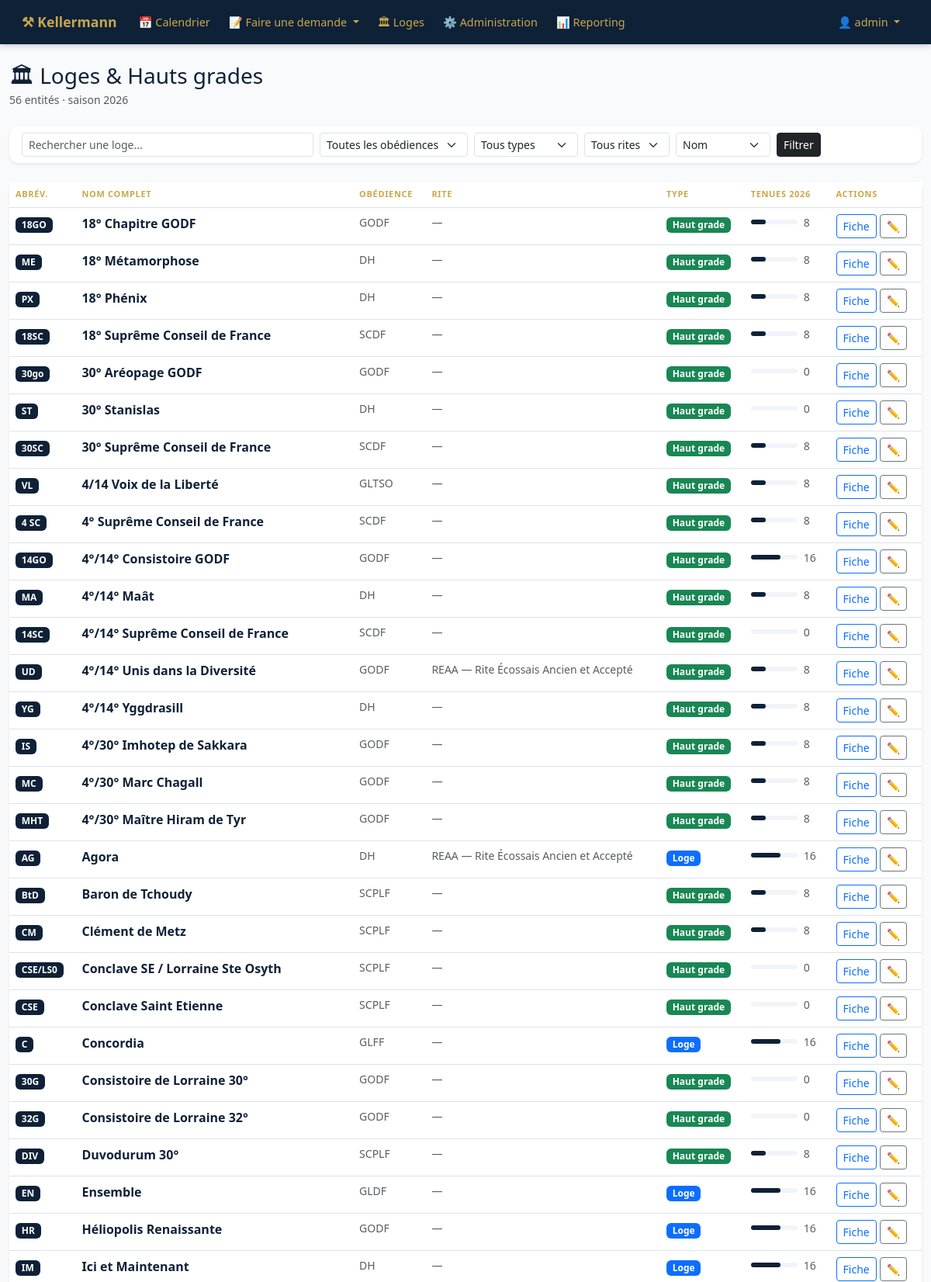
Page /loges/ (signed in, upper part) on the committed database.
### temple_project/apps/loges/models.py (models this page shows, shortened)
class Loge(models.Model):
    TYPE_CHOICES = [
        ("loge",       "Loge"),
        ("haut_grade", "Haut Grade"),
    ]
    RITE_CHOICES = [
        ("reaa",  "REAA — Rite Écossais Ancien et Accepté"),
        ("rer",   "RER — Rite Écossais Rectifié"),
        ("rf",    "RF — Rite Français"),
        ("rem",   "REM — Rite Écossais Moderne"),
        ("dh",    "DH — Droit Humain"),
        ("mem",   "MEM — Memphis-Misraïm"),
        ("autre", "Autre"),
    ]
    nom                   = models.CharField(max_length=200)
    abreviation           = models.CharField(max_length=20, blank=True)
    obedience             = models.ForeignKey(Obedience, on_delete=models.PROTECT, related_name="loges")
    type_loge             = models.CharField(max_length=20, choices=TYPE_CHOICES, default="loge")
    rite                  = models.CharField(max_length=10, choices=RITE_CHOICES, blank=True, default="")
    email                 = models.EmailField(blank=True)
    effectif_total        = models.PositiveIntegerField(default=0)
    effectif_moyen_agapes = models.PositiveIntegerField(default=0)
    actif                 = models.BooleanField(default=True)
    created_at            = models.DateTimeField(auto_now_add=True)
    class Meta:
        verbose_name = "Loge"
        verbose_name_plural = "Loges"
        ordering = ["nom"]

class Obedience(models.Model):
    nom = models.CharField(max_length=200, unique=True)
    class Meta:
        verbose_name = "Obédience"
        verbose_name_plural = "Obédiences"
        ordering = ["nom"]
    def __str__(self):
        return self.nom

### temple_project/apps/loges/views.py (the view)
# urls.py: path("",                    views.liste_loges,   name="liste"),
@membre_required
def liste_loges(request):
    filtre_obd    = request.GET.get('obedience', '')
    filtre_type   = request.GET.get('type', '')
    filtre_search = request.GET.get('q', '')
    filtre_rite   = request.GET.get('rite', '')
    tri           = request.GET.get('tri', 'nom')
    loges = Loge.objects.select_related("obedience").filter(actif=True)
    if filtre_obd:
        loges = loges.filter(obedience__nom=filtre_obd)
    if filtre_type:
        loges = loges.filter(type_loge=filtre_type)
    if filtre_search:
        loges = loges.filter(
            Q(nom__icontains=filtre_search) | Q(abreviation__icontains=filtre_search)
        )
    if filtre_rite:
        loges = loges.filter(rite=filtre_rite)
    annee = date.today().year
    loges = loges.annotate(
        nb_tenues=Count(
            'reservations',
            filter=Q(
                reservations__date__year=annee,
                reservations__statut='validee'
            )
        )
    ).order_by(tri)
    obediences = Obedience.objects.all().order_by('nom')
    context = {
        'loges':       loges,
        'obediences':  obediences,
        'filtre_obd':  filtre_obd,
        'filtre_type': filtre_type,
        'filtre_search': filtre_search,
        'filtre_rite': filtre_rite,
        'tri':         tri,
        'nb_total':    loges.count(),
        'annee':       annee,
    }
    return render(request, "loges/liste.html", context)

### temple_project/apps/auth_custom/views.py (called while the page is built)
def membre_required(view_func):
    from functools import wraps
    @wraps(view_func)
    def wrapper(request, *args, **kwargs):
        est_admin  = request.user.is_authenticated and request.user.is_staff
        est_membre = request.COOKIES.get("kellermann_membre") == "1"
        if est_admin or est_membre:
            return view_func(request, *args, **kwargs)
        return __import__("django.shortcuts", fromlist=["redirect"]).redirect(f"/auth/login/?next={request.path}")
    return wrapper

def visiteur_context(request):
    return {
        "visiteur_connecte": request.COOKIES.get("kellermann_membre") == "1"
    }

### temple_project/templates/loges/liste.html (shortened to what this page needs)
{% extends "base.html" %}
{% block content %}
<div class="d-flex justify-content-between align-items-center mb-4">
  <div>
    <h1 class="h3 mb-1" style="color:#0F2137;">🏛 Loges & Hauts grades</h1>
    <p class="text-muted small mb-0">{{ nb_total }} entités · saison {{ annee }}</p>
  </div>
</div>
<form method="get" class="card border-0 shadow-sm mb-4">
  <div class="card-body py-2">
    <div class="row g-2 align-items-center">
      <div class="col-md-4">
        <input type="text" name="q" value="{{ filtre_search }}" placeholder="Rechercher une loge..."
          class="form-control form-control-sm">
      </div>
      <div class="col-auto">
        <select name="obedience" class="form-select form-select-sm" onchange="this.form.submit()">
          <option value="">Toutes les obédiences</option>
        </select>
      </div>
      <div class="col-auto">
        <select name="type" class="form-select form-select-sm" onchange="this.form.submit()">
          <option value="">Tous types</option>
        </select>
      </div>
      <div class="col-auto">
        <select name="rite" class="form-select form-select-sm" onchange="this.form.submit()">
          <option value="">Tous rites</option>
        </select>
      </div>
      <div class="col-auto">
        <select name="tri" class="form-select form-select-sm" onchange="this.form.submit()">
          <option value="nom" {% if tri == 'nom' %}selected{% endif %}>Nom</option>
        </select>
      </div>
      <div class="col-auto">
        <button type="submit" class="btn btn-sm btn-dark">Filtrer</button>
      </div>
    </div>
  </div>
</form>
<div class="card shadow-sm border-0">
  <div class="table-responsive">
    <table class="table table-hover mb-0">
      <thead style="background:#0F2137;">
        <tr>
          <th style="color:#C8A84B;font-size:11px;letter-spacing:.06em;">ABRÉV.</th>
          <th style="color:#C8A84B;font-size:11px;letter-spacing:.06em;">NOM COMPLET</th>
          <th style="color:#C8A84B;font-size:11px;letter-spacing:.06em;">OBÉDIENCE</th>
          <th style="color:#C8A84B;font-size:11px;letter-spacing:.06em;">RITE</th>
          <th style="color:#C8A84B;font-size:11px;letter-spacing:.06em;">TYPE</th>
          <th style="color:#C8A84B;font-size:11px;letter-spacing:.06em;">TENUES {{ annee }}</th>
          <th style="color:#C8A84B;font-size:11px;letter-spacing:.06em;">ACTIONS</th>
        </tr>
      </thead>
      <tbody>
        {% for loge in loges %}
        <tr>
          <td>
            <span class="badge" style="background:#0F2137;font-size:12px;">{{ loge.abreviation }}</span>
          </td>
          <td>
            <a href="{% url 'loges:detail' loge.pk %}" class="fw-semibold text-decoration-none" style="color:#0F2137;">
              {{ loge.nom }}
            </a>
          </td>
          <td class="text-muted small">{{ loge.obedience }}</td>
              <td class="text-muted small">{{ loge.get_rite_display|default:"—" }}</td>
          <td>
            {% if loge.type_loge == 'haut_grade' %}
            <span class="badge bg-success">Haut grade</span>
            {% else %}
            <span class="badge bg-primary">Loge</span>
            {% endif %}
          </td>
          <td>
            <div class="d-flex align-items-center gap-2">
              <div style="width:60px;background:#F1F5F9;border-radius:4px;height:6px;">
                <div style="width:{% widthratio loge.nb_tenues 25 100 %}%;background:#0F2137;height:6px;border-radius:4px;"></div>
              </div>
              <span class="small text-muted">{{ loge.nb_tenues }}</span>
            </div>
          </td>
          <td>
            <a href="{% url 'loges:detail' loge.pk %}" class="btn btn-sm btn-outline-primary">Fiche</a>
            {% if user.is_staff %}
            <a href="{% url 'loges:modifier' loge.pk %}" class="btn btn-sm btn-outline-secondary">✏️</a>
            {% endif %}
          </td>
        </tr>
        {% empty %}
        <tr><td colspan="6" class="text-center text-muted py-4">Aucune loge trouvée.</td></tr>
        {% endfor %}
      </tbody>
    </table>
  </div>
</div>
{% endblock %}

### temple_project/templates/base.html (shortened to what this page needs)
{% load i18n %}
<!DOCTYPE html>
<html lang="fr">
<head>
    <link href="https://cdn.jsdelivr.net/npm/bootstrap@5.3.3/dist/css/bootstrap.min.css" rel="stylesheet">
</head>
<body>
<nav class="navbar navbar-expand-lg navbar-dark">
    <div class="container-fluid">
        <a class="navbar-brand fw-bold" href="/">⚒ Kellermann</a>
        <div class="collapse navbar-collapse" id="navMenu">
            <ul class="navbar-nav me-auto mt-2 mt-lg-0">
                {% if visiteur_connecte or user.is_staff %}
                <li class="nav-item">
                    <a class="nav-link" href="/calendrier/">📅 Calendrier</a>
                </li>
                <li class="nav-item dropdown">
                    <a class="nav-link dropdown-toggle" href="#" role="button" data-bs-toggle="dropdown">
                        📝 Faire une demande
                    </a>
                </li>
                <li class="nav-item">
                    <a class="nav-link" href="/loges/">🏛 Loges</a>
                </li>
                {% endif %}
                {% if user.is_staff %}
                <li class="nav-item">
                    <a class="nav-link" href="/admin/">⚙️ Administration</a>
                </li>
                <li class="nav-item">
                    <a class="nav-link" href="/exports/reporting/">📊 Reporting</a>
                </li>
                {% endif %}
            </ul>
            <ul class="navbar-nav mt-2 mt-lg-0">
                {% if user.is_staff %}
                <li class="nav-item dropdown">
                    <a class="nav-link dropdown-toggle" href="#" role="button" data-bs-toggle="dropdown">
                        👤 {{ user.username }}
                    </a>
                </li>
                {% elif visiteur_connecte %}
                <li class="nav-item">
                    <a class="nav-link" href="/auth/logout/" style="opacity:0.7;font-size:0.85rem;">
                        🚪 Déconnexion
                    </a>
                </li>
                {% else %}
                <li class="nav-item">
                    <a class="nav-link" href="/auth/login/">🔑 Connexion</a>
                </li>
                {% endif %}
            </ul>
        </div>
    </div>
</nav>
<main class="container-fluid py-3 py-md-4">
    {% block content %}{% endblock %}
</main>
</body>
</html>

### temple_project/templates/base.html (style rules this page uses)
:root { --temple-blue: #0F2137; --temple-gold: #C8A84B; --temple-blue-light: #1a3a5c; }
body { font-family: 'Segoe UI', Arial, sans-serif; background: #F8FAFC; min-height: 100vh; display: flex; flex-direction: column; }
main { flex: 1; }
.navbar { background-color: var(--temple-blue) !important; padding: 0.6rem 1rem; box-shadow: 0 2px 8px rgba(0,0,0,0.2); }
.navbar-brand { color: var(--temple-gold) !important; font-weight: 700; font-size: 1.1rem; }
.nav-link { color: var(--temple-gold) !important; font-size: 0.9rem; padding: 0.5rem 0.75rem !important; }
.card { border-radius: 12px; }
.table-responsive { border-radius: 0 0 12px 12px; }

### rows in the picture
Loge: abreviation "18GO", nom "18° Chapitre GODF", obedience "GODF", rite "—", type_loge "Haut grade", nb_tenues "8"
Loge: abreviation "ME", nom "18° Métamorphose", obedience "DH", rite "—", type_loge "Haut grade", nb_tenues "8"
Loge: abreviation "PX", nom "18° Phénix", obedience "DH", rite "—", type_loge "Haut grade", nb_tenues "8"
Loge: abreviation "18SC", nom "18° Suprême Conseil de France", obedience "SCDF", rite "—", type_loge "Haut grade", nb_tenues "8"
Loge: abreviation "30go", nom "30° Aréopage GODF", obedience "GODF", rite "—", type_loge "Haut grade", nb_tenues "0"
Loge: abreviation "ST", nom "30° Stanislas", obedience "DH", rite "—", type_loge "Haut grade", nb_tenues "0"
Loge: abreviation "30SC", nom "30° Suprême Conseil de France", obedience "SCDF", rite "—", type_loge "Haut grade", nb_tenues "8"
Loge: abreviation "VL", nom "4/14 Voix de la Liberté", obedience "GLTSO", rite "—", type_loge "Haut grade", nb_tenues "8"
Loge: abreviation "4 SC", nom "4° Suprême Conseil de France", obedience "SCDF", rite "—", type_loge "Haut grade", nb_tenues "8"
Loge: abreviation "14GO", nom "4°/14° Consistoire GODF", obedience "GODF", rite "—", type_loge "Haut grade", nb_tenues "16"
Loge: abreviation "MA", nom "4°/14° Maât", obedience "DH", rite "—", type_loge "Haut grade", nb_tenues "8"
Loge: abreviation "14SC", nom "4°/14° Suprême Conseil de France", obedience "SCDF", rite "—", type_loge "Haut grade", nb_tenues "0"
Loge: abreviation "UD", nom "4°/14° Unis dans la Diversité", obedience "GODF", rite "REAA — Rite Écossais Ancien et Accepté", type_loge "Haut grade", nb_tenues "8"
Loge: abreviation "YG", nom "4°/14° Yggdrasill", obedience "DH", rite "—", type_loge "Haut grade", nb_tenues "8"
Loge: abreviation "IS", nom "4°/30° Imhotep de Sakkara", obedience "GODF", rite "—", type_loge "Haut grade", nb_tenues "8"
Loge: abreviation "MC", nom "4°/30° Marc Chagall", obedience "GODF", rite "—", type_loge "Haut grade", nb_tenues "8"
Loge: abreviation "MHT", nom "4°/30° Maître Hiram de Tyr", obedience "GODF", rite "—", type_loge "Haut grade", nb_tenues "8"
Loge: abreviation "AG", nom "Agora", obedience "DH", rite "REAA — Rite Écossais Ancien et Accepté", type_loge "Loge", nb_tenues "16"
Loge: abreviation "BtD", nom "Baron de Tchoudy", obedience "SCPLF", rite "—", type_loge "Haut grade", nb_tenues "8"
Loge: abreviation "CM", nom "Clément de Metz", obedience "SCPLF", rite "—", type_loge "Haut grade", nb_tenues "8"
Loge: abreviation "CSE/LS0", nom "Conclave SE / Lorraine Ste Osyth", obedience "SCPLF", rite "—", type_loge "Haut grade", nb_tenues "0"
Loge: abreviation "CSE", nom "Conclave Saint Etienne", obedience "SCPLF", rite "—", type_loge "Haut grade", nb_tenues "0"
Loge: abreviation "C", nom "Concordia", obedience "GLFF", rite "—", type_loge "Loge", nb_tenues "16"
Loge: abreviation "30G", nom "Consistoire de Lorraine 30°", obedience "GODF", rite "—", type_loge "Haut grade", nb_tenues "0"
Loge: abreviation "32G", nom "Consistoire de Lorraine 32°", obedience "GODF", rite "—", type_loge "Haut grade", nb_tenues "0"
Loge: abreviation "DIV", nom "Duvodurum 30°", obedience "SCPLF", rite "—", type_loge "Haut grade", nb_tenues "8"
Loge: abreviation "EN", nom "Ensemble", obedience "GLDF", rite "—", type_loge "Loge", nb_tenues "16"
Loge: abreviation "HR", nom "Héliopolis Renaissante", obedience "GODF", rite "—", type_loge "Loge", nb_tenues "16"
Loge: abreviation "IM", nom "Ici et Maintenant", obedience "DH", rite "—", type_loge "Loge", nb_tenues "16"

### other values in the picture
{{ user.username }} "admin"
{{ nb_total }} "56"
